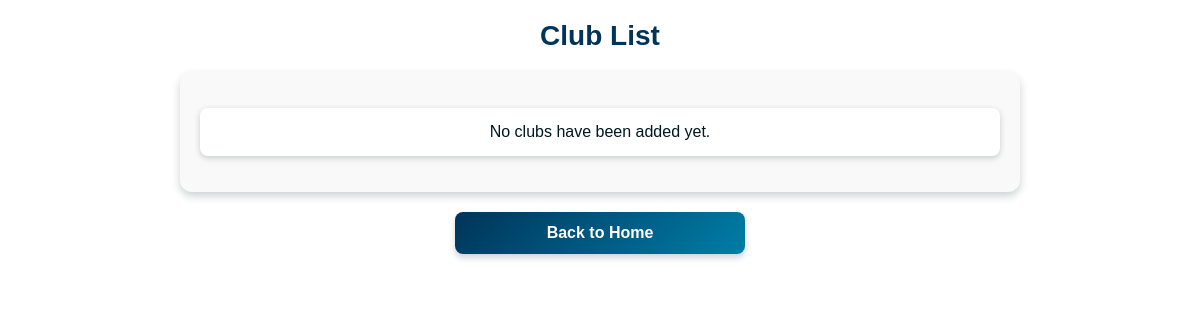
The app's page /committees/clubs/, older data.
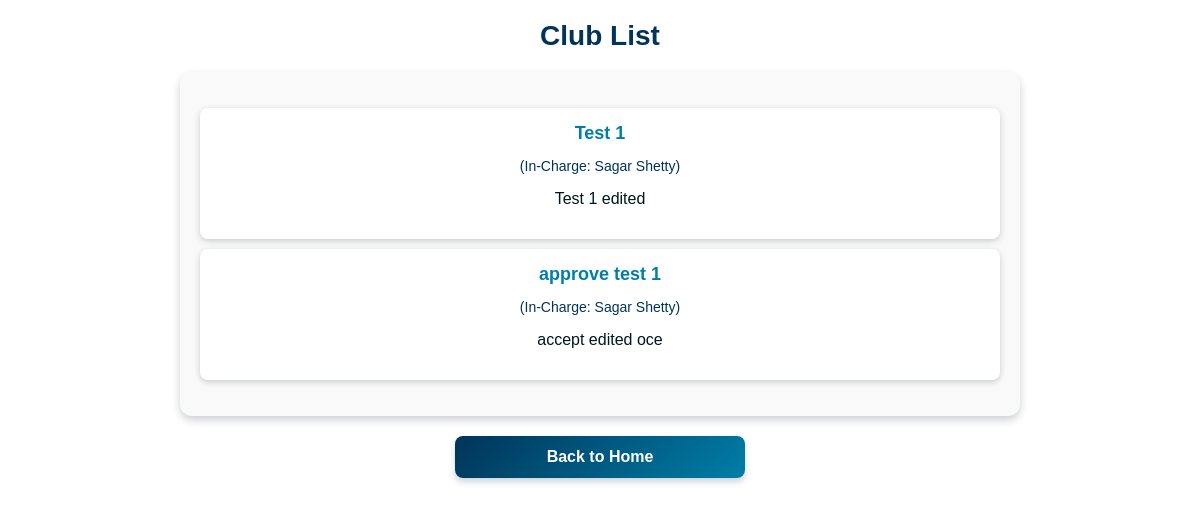
The same page, newer data.
### committees/models.py (models this page shows, shortened)
class Associations(models.Model):
    ROLE_CHOICES = (
        ('committees', 'Committees'),
        ('clubs', 'Clubs')
    )
    STATUS_CHOICES = (
        ('pending', 'Pending Approval'),
        ('approved', 'Approved'),
        ('rejected', 'Rejected'),
        ('delete_pending', 'Delete Request Pending'),
    )
    id = models.AutoField(primary_key=True)
    name = models.CharField(max_length=255)
    description = models.TextField()
    type = models.CharField(max_length=15, choices=ROLE_CHOICES)
    faculty_incharge = models.ForeignKey('faculty.Faculty', on_delete=models.CASCADE)
    created_by = models.ForeignKey('members.CoreMember', on_delete=models.CASCADE, null=True, blank=True)
    created_at = models.DateTimeField(auto_now_add=True)
    image = models.ImageField(upload_to='association_images/', null=True, blank=True)
    status = models.CharField(max_length=15, choices=STATUS_CHOICES, default='pending')

### faculty/models.py (models this page shows, shortened)
class Faculty(models.Model):
    id = models.OneToOneField(UserProfile, on_delete=models.CASCADE, primary_key=True)
    department = models.CharField(max_length=100)
    designation = models.CharField(max_length=100,null=True,blank=True)
    locked_dates = models.JSONField(null=True,blank=True)
    permissions = models.JSONField(default=list,null=True,blank=True)

### Login/models.py (models this page shows, shortened)
class UserProfile(models.Model):
    ROLE_CHOICES = (
        ('faculty', 'Faculty'),
        ('core_member', 'Core Member'),
        ('member', 'Member'),
        ('non_participating', 'Non Participating')
    )
    id = models.OneToOneField(settings.AUTH_USER_MODEL, on_delete=models.CASCADE, primary_key=True)
    ssv_id = models.IntegerField(null=True, blank=True, unique=True)  # New field
    full_name = models.CharField(max_length=255)
    role = models.CharField(max_length=20, choices=ROLE_CHOICES,default='non_participating')
    profile_picture = models.ImageField(upload_to='profile_pics/', default='profile_pics/default.jpg',null=True, blank=True)
    created_at = models.DateTimeField(auto_now_add=True)
    updated_at = models.DateTimeField(auto_now=True)

### committees/views.py (the view)
# urls.py: path('clubs/', views.club_list, name='club_list'),
def club_list(request):
    clubs = Associations.objects.filter(type='clubs',status__in=["approved", "delete_pending"])
    return render(request, 'committees/clubs_list.html', {'clubs': clubs})

### committees/templates/committees/clubs_list.html
{% load static %}
<link rel="stylesheet" href="{% static 'css/club_list.css' %}">
<h1>Club List</h1>
<div class="club-list">
    <ul>
        {% for club in clubs %}
            {% if club.status == "approved" or club.status == "delete_pending" %}
                <li>
                    <a href="{% url 'club_detail' pk=club.id %}" class="club-link">
                        {{ club.name }}
                    </a>
                    <p class="faculty-incharge">
                        (In-Charge: {{ club.faculty_incharge.id.full_name }})
                    </p>
                    <p>{{ club.description }}</p>
                </li>
            {% endif %}
        {% empty %}
            <li>No clubs have been added yet.</li>
        {% endfor %}
    </ul>
</div>
<a href="{% url 'home' %}" class="btn-back">Back to Home</a>

Row changes from the older to the newer data that the page shows:
now on this page (row edited): Associations: name "Test 1", faculty_incharge.id.full_name "Sagar Shetty", description "Test 1 edited"
added Associations: name "approve test 1", faculty_incharge.id.full_name "Sagar Shetty", description "accept edited oce"
Text that changed along with them:
text no longer shown: "No clubs have been added yet."
